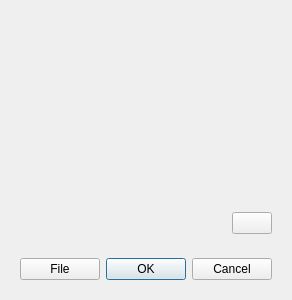
<?xml version="1.0" encoding="UTF-8"?>
<ui version="4.0">
 <class>NumberInputDialog</class>
 <widget class="QDialog" name="NumberInputDialog">
  <property name="geometry">
   <rect>
    <x>0</x>
    <y>0</y>
    <width>279</width>
    <height>300</height>
   </rect>
  </property>
  <property name="minimumSize">
   <size>
    <width>0</width>
    <height>300</height>
   </size>
  </property>
  <property name="windowTitle">
   <string>Dialog</string>
  </property>
  <layout class="QVBoxLayout" name="verticalLayout">
   <item>
    <widget class="QScrollArea" name="editArea">
     <property name="sizePolicy">
      <sizepolicy hsizetype="Expanding" vsizetype="Preferred">
       <horstretch>0</horstretch>
       <verstretch>0</verstretch>
      </sizepolicy>
     </property>
     <property name="frameShape">
      <enum>QFrame::Shape::NoFrame</enum>
     </property>
     <property name="horizontalScrollBarPolicy">
      <enum>Qt::ScrollBarPolicy::ScrollBarAlwaysOff</enum>
     </property>
     <property name="widgetResizable">
      <bool>true</bool>
     </property>
     <property name="alignment">
      <set>Qt::AlignmentFlag::AlignLeading|Qt::AlignmentFlag::AlignLeft|Qt::AlignmentFlag::AlignTop</set>
     </property>
     <widget class="QWidget" name="polynomialWidget">
      <property name="geometry">
       <rect>
        <x>0</x>
        <y>0</y>
        <width>261</width>
        <height>186</height>
       </rect>
      </property>
      <layout class="QFormLayout" name="formLayout">
       <property name="leftMargin">
        <number>0</number>
       </property>
       <property name="topMargin">
        <number>0</number>
       </property>
       <property name="rightMargin">
        <number>0</number>
       </property>
       <property name="bottomMargin">
        <number>0</number>
       </property>
      </layout>
     </widget>
    </widget>
   </item>
   <item>
    <widget class="QWidget" name="widget" native="true">
     <property name="sizePolicy">
      <sizepolicy hsizetype="Preferred" vsizetype="Fixed">
       <horstretch>0</horstretch>
       <verstretch>0</verstretch>
      </sizepolicy>
     </property>
     <layout class="QHBoxLayout" name="horizontalLayout">
      <item>
       <spacer name="horizontalSpacer">
        <property name="orientation">
         <enum>Qt::Orientation::Horizontal</enum>
        </property>
        <property name="sizeHint" stdset="0">
         <size>
          <width>40</width>
          <height>20</height>
         </size>
        </property>
       </spacer>
      </item>
      <item>
       <widget class="QPushButton" name="add">
        <property name="sizePolicy">
         <sizepolicy hsizetype="Fixed" vsizetype="Fixed">
          <horstretch>0</horstretch>
          <verstretch>0</verstretch>
         </sizepolicy>
        </property>
        <property name="text">
         <string/>
        </property>
        <property name="icon">
         <iconset resource="../../../resource.qrc">
          <normaloff>:/icons-white/add-circle-outline.svg</normaloff>:/icons-white/add-circle-outline.svg</iconset>
        </property>
       </widget>
      </item>
     </layout>
    </widget>
   </item>
   <item>
    <widget class="QWidget" name="widget_2" native="true">
     <property name="sizePolicy">
      <sizepolicy hsizetype="Preferred" vsizetype="Fixed">
       <horstretch>0</horstretch>
       <verstretch>0</verstretch>
      </sizepolicy>
     </property>
     <layout class="QHBoxLayout" name="horizontalLayout_2">
      <item>
       <spacer name="horizontalSpacer_2">
        <property name="orientation">
         <enum>Qt::Orientation::Horizontal</enum>
        </property>
        <property name="sizeHint" stdset="0">
         <size>
          <width>40</width>
          <height>20</height>
         </size>
        </property>
       </spacer>
      </item>
      <item>
       <widget class="QPushButton" name="file">
        <property name="text">
         <string>File</string>
        </property>
       </widget>
      </item>
      <item>
       <widget class="QDialogButtonBox" name="buttonBox">
        <property name="orientation">
         <enum>Qt::Orientation::Horizontal</enum>
        </property>
        <property name="standardButtons">
         <set>QDialogButtonBox::StandardButton::Cancel|QDialogButtonBox::StandardButton::Ok</set>
        </property>
       </widget>
      </item>
     </layout>
    </widget>
   </item>
  </layout>
 </widget>
 <resources>
  <include location="../../../resource.qrc"/>
 </resources>
 <connections>
  <connection>
   <sender>buttonBox</sender>
   <signal>accepted()</signal>
   <receiver>NumberInputDialog</receiver>
   <slot>accept()</slot>
   <hints>
    <hint type="sourcelabel">
     <x>248</x>
     <y>254</y>
    </hint>
    <hint type="destinationlabel">
     <x>157</x>
     <y>274</y>
    </hint>
   </hints>
  </connection>
  <connection>
   <sender>buttonBox</sender>
   <signal>rejected()</signal>
   <receiver>NumberInputDialog</receiver>
   <slot>reject()</slot>
   <hints>
    <hint type="sourcelabel">
     <x>316</x>
     <y>260</y>
    </hint>
    <hint type="destinationlabel">
     <x>286</x>
     <y>274</y>
    </hint>
   </hints>
  </connection>
 </connections>
</ui>
